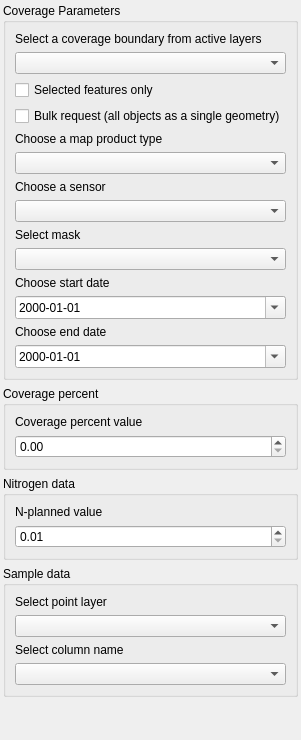
      <widget class="QWidget" name="coverage_form_page">
       <property name="minimumSize">
        <size>
         <width>0</width>
         <height>0</height>
        </size>
       </property>
       <layout class="QVBoxLayout" name="verticalLayout_2">
        <property name="leftMargin">
         <number>3</number>
        </property>
        <property name="topMargin">
         <number>3</number>
        </property>
        <property name="rightMargin">
         <number>3</number>
        </property>
        <property name="bottomMargin">
         <number>3</number>
        </property>
        <item>
         <widget class="QGroupBox" name="group_box">
          <property name="minimumSize">
           <size>
            <width>0</width>
            <height>0</height>
           </size>
          </property>
          <property name="maximumSize">
           <size>
            <width>524287</width>
            <height>524287</height>
           </size>
          </property>
          <property name="autoFillBackground">
           <bool>false</bool>
          </property>
          <property name="title">
           <string>Coverage Parameters</string>
          </property>
          <layout class="QVBoxLayout" name="verticalLayout_5">
           <item>
            <widget class="QLabel" name="geometry_label">
             <property name="text">
              <string>Select a coverage boundary from active layers</string>
             </property>
            </widget>
           </item>
           <item>
            <widget class="QComboBox" name="geometry_combo_box">
             <property name="insertPolicy">
              <enum>QComboBox::InsertAlphabetically</enum>
             </property>
            </widget>
           </item>
           <item>
            <widget class="QCheckBox" name="selected_features_checkbox">
             <property name="enabled">
              <bool>true</bool>
             </property>
             <property name="layoutDirection">
              <enum>Qt::LeftToRight</enum>
             </property>
             <property name="text">
              <string>Selected features only</string>
             </property>
            </widget>
           </item>
           <item>
            <widget class="QCheckBox" name="single_geometry_checkbox">
             <property name="text">
              <string>Bulk request (all objects as a single geometry)</string>
             </property>
            </widget>
           </item>
           <item>
            <widget class="QLabel" name="map_product_label">
             <property name="text">
              <string>Choose a map product type</string>
             </property>
            </widget>
           </item>
           <item>
            <widget class="QComboBox" name="map_product_combo_box">
             <property name="insertPolicy">
              <enum>QComboBox::InsertAlphabetically</enum>
             </property>
            </widget>
           </item>
           <item>
            <widget class="QLabel" name="sensor_label">
             <property name="text">
              <string>Choose a sensor</string>
             </property>
            </widget>
           </item>
           <item>
            <widget class="QComboBox" name="sensor_combo_box">
             <property name="insertPolicy">
              <enum>QComboBox::InsertAlphabetically</enum>
             </property>
            </widget>
           </item>
           <item>
            <widget class="QLabel" name="lbl_mask">
             <property name="text">
              <string>Select mask</string>
             </property>
            </widget>
           </item>
           <item>
            <widget class="QComboBox" name="cb_mask"/>
           </item>
           <item>
            <widget class="QLabel" name="start_date_label">
             <property name="text">
              <string>Choose start date</string>
             </property>
            </widget>
           </item>
           <item>
            <widget class="QDateEdit" name="start_date_edit">
             <property name="wrapping">
              <bool>false</bool>
             </property>
             <property name="buttonSymbols">
              <enum>QAbstractSpinBox::UpDownArrows</enum>
             </property>
             <property name="displayFormat">
              <string>yyyy-MM-dd</string>
             </property>
             <property name="calendarPopup">
              <bool>true</bool>
             </property>
            </widget>
           </item>
           <item>
            <widget class="QLabel" name="end_date_label">
             <property name="text">
              <string>Choose end date</string>
             </property>
            </widget>
           </item>
           <item>
            <widget class="QDateEdit" name="end_date_edit">
             <property name="displayFormat">
              <string>yyyy-MM-dd</string>
             </property>
             <property name="calendarPopup">
              <bool>true</bool>
             </property>
            </widget>
           </item>
          </layout>
         </widget>
        </item>
        <item>
         <widget class="QGroupBox" name="groupBox_3">
          <property name="title">
           <string>Coverage percent</string>
          </property>
          <layout class="QVBoxLayout" name="verticalLayout_8">
           <item>
            <widget class="QLabel" name="coverage_percent_value">
             <property name="text">
              <string>Coverage percent value</string>
             </property>
            </widget>
           </item>
           <item>
            <widget class="QDoubleSpinBox" name="coverage_percent_value_spinbox">
             <property name="maximum">
              <double>100.000000000000000</double>
             </property>
            </widget>
           </item>
          </layout>
         </widget>
        </item>
        <item>
         <widget class="QGroupBox" name="groupBox_2">
          <property name="title">
           <string>Nitrogen data</string>
          </property>
          <layout class="QVBoxLayout" name="verticalLayout_6">
           <item>
            <widget class="QLabel" name="n_planned_label">
             <property name="text">
              <string>N-planned value</string>
             </property>
            </widget>
           </item>
           <item>
            <widget class="QDoubleSpinBox" name="n_planned_value_spinbox">
             <property name="enabled">
              <bool>true</bool>
             </property>
             <property name="minimum">
              <double>0.010000000000000</double>
             </property>
             <property name="maximum">
              <double>100.000000000000000</double>
             </property>
             <property name="singleStep">
              <double>0.500000000000000</double>
             </property>
             <property name="value">
              <double>0.010000000000000</double>
             </property>
            </widget>
           </item>
          </layout>
         </widget>
        </item>
        <item>
         <widget class="QGroupBox" name="groupBox">
          <property name="title">
           <string>Sample data</string>
          </property>
          <layout class="QVBoxLayout" name="verticalLayout_7">
           <item>
            <widget class="QLabel" name="lbl_point_layer">
             <property name="text">
              <string>Select point layer</string>
             </property>
            </widget>
           </item>
           <item>
            <widget class="QComboBox" name="cb_point_layer"/>
           </item>
           <item>
            <widget class="QLabel" name="lbl_column_name">
             <property name="text">
              <string>Select column name</string>
             </property>
            </widget>
           </item>
           <item>
            <widget class="QComboBox" name="cb_column_name"/>
           </item>
          </layout>
         </widget>
        </item>
        <item>
         <spacer name="verticalSpacer">
          <property name="orientation">
           <enum>Qt::Vertical</enum>
          </property>
          <property name="sizeHint" stdset="0">
           <size>
            <width>20</width>
            <height>40</height>
           </size>
          </property>
         </spacer>
        </item>
       </layout>
      </widget>
